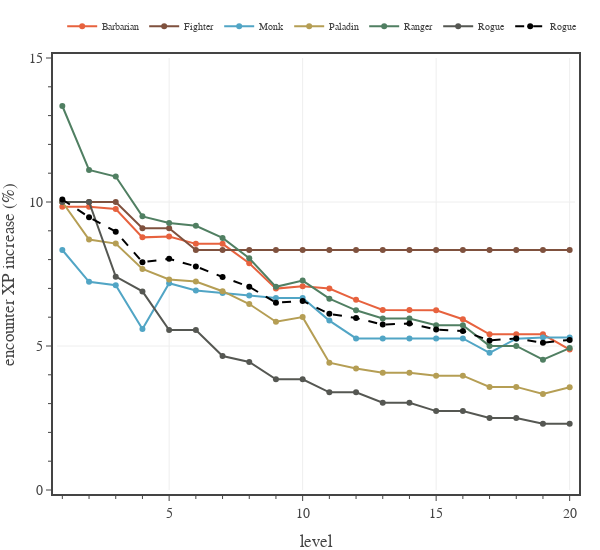

Notebook source saved alongside this figure:
### Code cell
# Plots XP increase - +1 Weapon Damage Bonus
encounter_difficulty = 'Medium'
pc_data_file = f'./pc data - BL {encounter_difficulty} 2 short rests.json'
with open(pc_data_file, 'r') as fin:
    pc_data0 = json.load(fin)

pc_data_file = f'./pc data - WD +1 {encounter_difficulty} 2 short rests.json'
with open(pc_data_file, 'r') as fin:
    pc_data1 = json.load(fin)

# create figure
fig = go.Figure(
    layout=go.Layout(
        template=TFB_TEMPLATE,
        xaxis=dict(
            title_text='level',
            range=[0.8, 20.2],
            tick0=0, dtick=5,
            minor=dict(tick0=0, dtick=1),
        ),
        yaxis=dict(
            fixedrange=False,
            title_text='encounter XP increase (%)',
            range=[0, 15],
            tick0=0, dtick=5,
            minor=dict(tick0=0, dtick=1),
        ),
    )
)

# plot data
levels = np.array(range(1,21,1))
eXP0_mean = np.zeros(20)
eXP1_mean = np.zeros(20)
for pc in pc_data1:
    eXP0 = np.array([x['encounter XP mean'] for x in pc_data0[pc]])
    eXP1 = np.array([x['encounter XP mean'] for x in pc_data1[pc]])
    eXP0_mean += eXP0
    eXP1_mean += eXP1

    fig.add_trace(go.Scatter(
        x=levels, 
        y=100*(eXP1/eXP0 - 1),
        #y=(eXP1/eXP0),
        mode='lines+markers', 
        line={'color': PC_CLASSES[pc]['color']},
        unselected=dict(marker=dict(opacity=0.0)),
        name=pc,
        hovertemplate=
            '<b>'+pc+'</b><br>'+
            'lvl %{x}<br>'+
            'XP increase %{y:.1f}%'+
            '<extra></extra>'
    ))

fig.add_trace(go.Scatter(
    x=levels, 
    y=100*(eXP1_mean/eXP0_mean - 1),
    #y=(eXP1_mean/eXP0_mean),
    mode='lines+markers', 
    line={'color': 'black', 'dash': 'dash'},
    unselected=dict(marker=dict(opacity=0.0)),
    name=pc,
    hovertemplate=
        '<b>Average</b><br>'+
        'lvl %{x}<br>'+
        'XP increase %{y:.1f}%'+
        '<extra></extra>'
))

print(np.mean(eXP1_mean/eXP0_mean))

# show figure
fig.update_layout(width=600, height=550)
fig.show(config=TFB_CONFIG)

# save figures
if SAVEFIGS:
    fig.update_layout(autosize=True, width=None, height=None)
    save_fig_html(fig, format='large', name=f'./fig-encounter-xp-damage-bonus-large', style='aspect-ratio:600/550')
    save_fig_html(fig, format='small', name=f'./fig-encounter-xp-damage-bonus-small', style='aspect-ratio:600/550')

### Figure 1 — Plotly figure (JSON) as saved in the notebook; plotly's stock layout.template omitted (floating-point values rounded to 4 significant figures)
{"data": [{"hovertemplate": "<b>Barbarian</b><br>lvl %{x}<br>XP increase %{y:.1f}%<extra></extra>", "line": {"color": "#E7623E"}, "mode": "lines+markers", "name": "Barbarian", "type": "scatter", "unselected": {"marker": {"opacity": 0}}, "x": [1, 2, 3, 4, 5, 6, 7, 8, 9, 10, 11, 12, 13, 14, 15, 16, 17, 18, 19, 20], "y": [9.836, 9.836, 9.756, 8.772, 8.805, 8.547, 8.547, 7.874, 6.993, 7.074, 6.993, 6.602, 6.25, 6.25, 6.24, 5.928, 5.405, 5.405, 5.405, 4.878]}, {"hovertemplate": "<b>Fighter</b><br>lvl %{x}<br>XP increase %{y:.1f}%<extra></extra>", "line": {"color": "#7F513E"}, "mode": "lines+markers", "name": "Fighter", "type": "scatter", "unselected": {"marker": {"opacity": 0}}, "x": [1, 2, 3, 4, 5, 6, 7, 8, 9, 10, 11, 12, 13, 14, 15, 16, 17, 18, 19, 20], "y": [10.0, 10.0, 10.0, 9.091, 9.091, 8.333, 8.333, 8.333, 8.333, 8.333, 8.333, 8.333, 8.333, 8.333, 8.333, 8.333, 8.333, 8.333, 8.333, 8.333]}, {"hovertemplate": "<b>Monk</b><br>lvl %{x}<br>XP increase %{y:.1f}%<extra></extra>", "line": {"color": "#51A5C5"}, "mode": "lines+markers", "name": "Monk", "type": "scatter", "unselected": {"marker": {"opacity": 0}}, "x": [1, 2, 3, 4, 5, 6, 7, 8, 9, 10, 11, 12, 13, 14, 15, 16, 17, 18, 19, 20], "y": [8.333, 7.229, 7.111, 5.587, 7.179, 6.926, 6.838, 6.751, 6.667, 6.667, 5.882, 5.263, 5.263, 5.263, 5.263, 5.263, 4.762, 5.255, 5.291, 5.291]}, {"hovertemplate": "<b>Paladin</b><br>lvl %{x}<br>XP increase %{y:.1f}%<extra></extra>", "line": {"color": "#B59E54"}, "mode": "lines+markers", "name": "Paladin", "type": "scatter", "unselected": {"marker": {"opacity": 0}}, "x": [1, 2, 3, 4, 5, 6, 7, 8, 9, 10, 11, 12, 13, 14, 15, 16, 17, 18, 19, 20], "y": [10.0, 8.696, 8.556, 7.678, 7.311, 7.24, 6.903, 6.457, 5.839, 6.003, 4.422, 4.221, 4.075, 4.075, 3.971, 3.971, 3.58, 3.58, 3.336, 3.565]}, {"hovertemplate": "<b>Ranger</b><br>lvl %{x}<br>XP increase %{y:.1f}%<extra></extra>", "line": {"color": "#507F62"}, "mode": "lines+markers", "name": "Ranger", "type": "scatter", "unselected": {"marker": {"opacity": 0}}, "x": [1, 2, 3, 4, 5, 6, 7, 8, 9, 10, 11, 12, 13, 14, 15, 16, 17, 18, 19, 20], "y": [13.33, 11.11, 10.88, 9.501, 9.272, 9.174, 8.753, 8.048, 7.055, 7.273, 6.645, 6.239, 5.955, 5.955, 5.723, 5.723, 5.003, 5.003, 4.525, 4.927]}, {"hovertemplate": "<b>Rogue</b><br>lvl %{x}<br>XP increase %{y:.1f}%<extra></extra>", "line": {"color": "#555752"}, "mode": "lines+markers", "name": "Rogue", "type": "scatter", "unselected": {"marker": {"opacity": 0}}, "x": [1, 2, 3, 4, 5, 6, 7, 8, 9, 10, 11, 12, 13, 14, 15, 16, 17, 18, 19, 20], "y": [10.0, 10.0, 7.407, 6.897, 5.556, 5.556, 4.651, 4.444, 3.846, 3.846, 3.39, 3.39, 3.03, 3.03, 2.74, 2.74, 2.5, 2.5, 2.299, 2.299]}, {"hovertemplate": "<b>Average</b><br>lvl %{x}<br>XP increase %{y:.1f}%<extra></extra>", "line": {"color": "black", "dash": "dash"}, "mode": "lines+markers", "name": "Rogue", "type": "scatter", "unselected": {"marker": {"opacity": 0}}, "x": [1, 2, 3, 4, 5, 6, 7, 8, 9, 10, 11, 12, 13, 14, 15, 16, 17, 18, 19, 20], "y": [10.09, 9.474, 8.971, 7.912, 8.028, 7.764, 7.394, 7.057, 6.504, 6.565, 6.116, 5.973, 5.743, 5.78, 5.573, 5.523, 5.194, 5.264, 5.113, 5.212]}], "layout": {"height": 550, "width": 600, "xaxis": {"dtick": 5, "minor": {"dtick": 1, "tick0": 0}, "range": [0.8, 20.2], "tick0": 0, "title": {"text": "level"}}, "yaxis": {"dtick": 5, "fixedrange": false, "minor": {"dtick": 1, "tick0": 0}, "range": [0, 15], "tick0": 0, "title": {"text": "encounter XP increase (%)"}}}}
